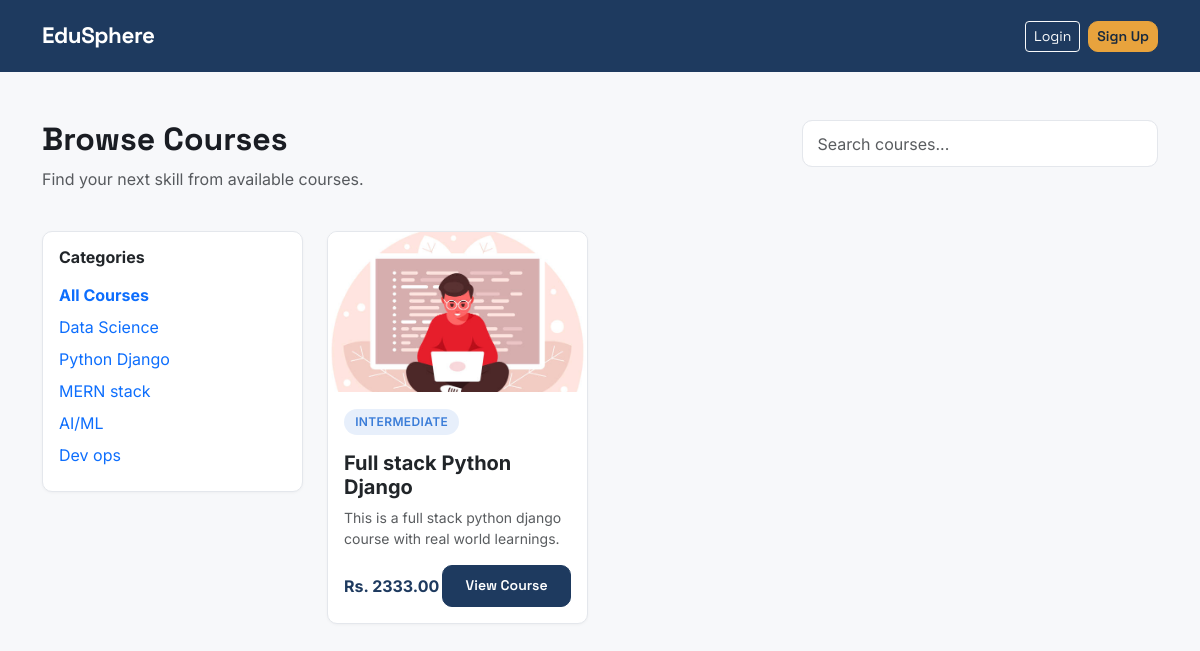
Page /courses/ on the committed database.
### courses/models.py (models this page shows, shortened)
class Category(models.Model):
    name = models.CharField(max_length=100, unique=True)
    slug = models.SlugField(unique=True, blank=True)
    class Meta:
        verbose_name_plural = "Categories"

class Course(models.Model):
    class Level(models.TextChoices):
        BEGINNER = "beginner", "Beginner"
        INTERMEDIATE = "intermediate", "Intermediate"
        ADVANCED = "advanced", "Advanced"
    instructor = models.ForeignKey(
        settings.AUTH_USER_MODEL,
        on_delete=models.CASCADE,
        related_name="courses",
        limit_choices_to={'role': 'instructor'}
    )
    category = models.ForeignKey(Category, on_delete=models.SET_NULL, null=True, related_name="courses")
    title = models.CharField(max_length=200)
    slug = models.SlugField(unique=True, blank=True)
    description = models.TextField()
    thumbnail = models.ImageField(upload_to="course_thumbnails/", blank=True, null=True)
    level = models.CharField(max_length=20, choices=Level.choices, default=Level.BEGINNER)
    price = models.DecimalField(max_digits=8, decimal_places=2, default=0)
    is_published = models.BooleanField(default=False)
    created_at = models.DateTimeField(auto_now_add=True)
    updated_at = models.DateTimeField(auto_now=True)
    class Meta:
        ordering = ['-created_at']

### courses/views.py (the view)
# urls.py: path('', views.CourseListView.as_view(), name='course_list'),
class CourseListView(ListView):
    model = Course
    template_name = 'courses/course_list.html'
    context_object_name = 'courses'
    paginate_by = 9
    def get_queryset(self):
        queryset = Course.objects.filter(is_published=True)
        category_slug = self.request.GET.get('category')
        query = self.request.GET.get('q')
        if category_slug:
            queryset = queryset.filter(category__slug=category_slug)
        if query:
            queryset = queryset.filter(title__icontains=query)
        return queryset
    def get_context_data(self, **kwargs):
        context = super().get_context_data(**kwargs)
        context['categories'] = Category.objects.all()
        return context

### courses/templates/courses/course_list.html (shortened to what this page needs)
{% extends 'base.html' %}
{% block content %}
<div class="container mt-5">
    <div class="row mb-4">
        <div class="col-md-8">
            <h2 class="fw-bold">Browse Courses</h2>
            <p class="text-muted">Find your next skill from {{ courses.paginator.count }} available courses.</p>
        </div>
        <div class="col-md-4">
            <form method="GET">
                <input type="text" name="q" class="form-control" placeholder="Search courses..." value="{{ request.GET.q }}">
            </form>
        </div>
    </div>
    <div class="row">
        <div class="col-md-3 mb-4">
            <div class="card p-3">
                <h6 class="fw-bold mb-3">Categories</h6>
                <a href="{% url 'courses:course_list' %}" class="d-block mb-2 text-decoration-none {% if not request.GET.category %}fw-bold{% endif %}">All Courses</a>
                {% for cat in categories %}
                    <a href="?category={{ cat.slug }}" class="d-block mb-2 text-decoration-none {% if request.GET.category == cat.slug %}fw-bold{% endif %}">{{ cat.name }}</a>
                {% endfor %}
            </div>
        </div>
        <div class="col-md-9">
            <div class="row g-4">
                {% for course in courses %}
                <div class="col-md-4">
                    <div class="card course-card h-100">
                        {% if course.thumbnail %}
                            <img src="{{ course.thumbnail.url }}" class="card-img-top course-thumb" alt="{{ course.title }}">
                        {% else %}
                            <div class="course-thumb-placeholder">📘</div>
                        {% endif %}
                        <div class="card-body">
                            <span class="role-badge student mb-2">{{ course.level }}</span>
                            <h5 class="fw-bold mt-2">{{ course.title }}</h5>
                            <p class="text-muted small">{{ course.description|truncatewords:15 }}</p>
                            <div class="d-flex justify-content-between align-items-center mt-3">
                                <span class="fw-bold" style="color: var(--ink);">
                                    {% if course.price > 0 %}Rs. {{ course.price }}{% else %}Free{% endif %}
                                </span>
                                <a href="{% url 'courses:course_detail' course.slug %}" class="btn btn-primary btn-sm">View Course</a>
                            </div>
                        </div>
                    </div>
                </div>
                {% empty %}
                <p class="text-muted">No courses found.</p>
                {% endfor %}
            </div>
        </div>
    </div>
</div>
{% endblock %}

### static/css/custom.css (style rules this page uses)
:root { --ink: #1E3A5F; --ink-dark: #16293F; --amber: #E8A33D; --amber-dark: #CC8A28; --bg: #F7F8FA; --surface: #FFFFFF; --text: #1A1D23; --text-muted: #5B6470; --border: #E4E7EC; --student: #3B7DD8; --instructor: #C6702B; --radius: 10px; }
body { background-color: var(--bg); color: var(--text); font-family: 'Inter', sans-serif; }
h1, h2, h3, h4, .navbar-brand, .btn { font-family: 'Space Grotesk', sans-serif; }
.btn-primary { background-color: var(--ink); border-color: var(--ink); font-weight: 600; border-radius: var(--radius); padding: 0.6rem 1.4rem; }
.card { border: 1px solid var(--border); border-radius: var(--radius); box-shadow: 0 1px 3px rgba(0,0,0,0.04); transition: transform 0.15s ease, box-shadow 0.15s ease; }
.role-badge { display: inline-block; font-size: 0.75rem; font-weight: 600; padding: 0.25rem 0.7rem; border-radius: 20px; text-transform: uppercase; letter-spacing: 0.03em; }
.role-badge.student { background-color: rgba(59,125,216,0.12); color: var(--student); }
.form-control { border-radius: var(--radius); border: 1px solid var(--border); padding: 0.65rem 0.9rem; }
.course-card { overflow: hidden; border: 1px solid var(--border); }
.course-thumb { height: 160px; object-fit: cover; }

### rows in the picture
Category: name "Data Science"
Category: name "Python Django"
Category: name "MERN stack"
Category: name "AI/ML"
Category: name "Dev ops"
Course: thumbnail (picture), level "INTERMEDIATE", title "Full stack Python Django", description "This is a full stack python django course with real world learnings.", price "2333.00"
